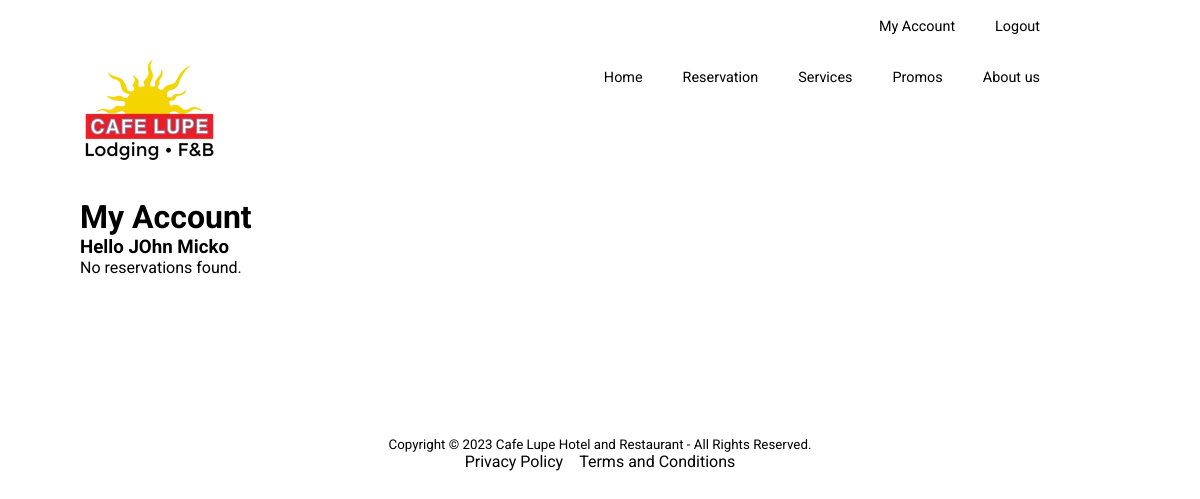
The app's page /my-account.php (signed in), older data.
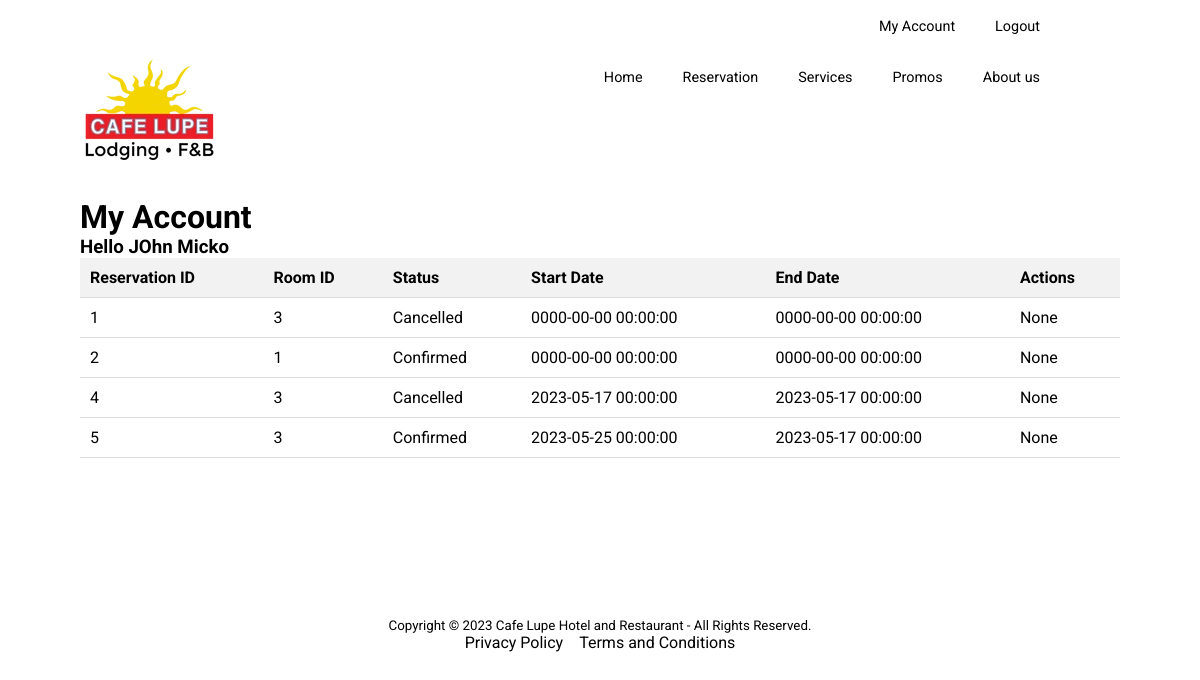
The same page, newer data.
### tables this page shows
CREATE TABLE `reservations` (
  `id` int(11) NOT NULL,
  `customer_id` int(11) NOT NULL,
  `room_id` int(11) NOT NULL,
  `start_date` datetime NOT NULL,
  `end_date` datetime DEFAULT NULL,
  `num_of_guests` int(11) NOT NULL DEFAULT 2,
  `total_price` int(11) NOT NULL,
  `status` varchar(255) NOT NULL DEFAULT 'pending',
  `created_at` datetime DEFAULT current_timestamp(),
  `updated_at` datetime DEFAULT current_timestamp()
);

### php/models/Reservation.php (called while the page is built, shortened)
<?php
class Reservation
{
        private $table = 'reservations';
        private $conn;
        public function __construct($db)
        {
                $this->conn = $db;
        }
        public function getReservationsByCustomerId($customer_id)
        {
                $query = "SELECT * FROM {$this->table} WHERE customer_id = :customer_id";
                $stmt = $this->conn->prepare($query);
                $stmt->bindValue(':customer_id', $customer_id);
                $stmt->execute();
                $reservations = array();
                while ($row = $stmt->fetch(PDO::FETCH_ASSOC)) {
                        $reservations[] = $row;
                }
                return $reservations;
        }
}

### php/models/User.php (called while the page is built, shortened)
<?php
class User
{
    private $table = 'users';
    private $conn;
    public function __construct($db)
    {
        $this->conn = $db;
    }
    public function read($id)
    {
        $c = $id != null ? "WHERE id = '{$id}'" : "";
        $query = "SELECT * FROM {$this->table} {$c};";
        $stmt = $this->conn->prepare($query);
        $stmt->execute();
        return $stmt;
    }
}

### my-account.php (the view, shortened to what this page needs)
<?php
require_once "php/config/Database.php";
require_once "php/models/Reservation.php";
require_once "php/models/User.php";
$database = new Database();
$db = $database->connect();
$reservation = new Reservation($db);
$customer_id = $_SESSION['id'] ?? null;
$reservations = $reservation->getReservationsByCustomerId($customer_id);
$userObj = new User($db);
$user = $userObj->read($customer_id)->fetch(PDO::FETCH_ASSOC);
$fname = $user['firstname'];
$table = '';
if (count($reservations) > 0) {
    $table .= '<table>
        <tr>
            <th>Reservation ID</th>
            <th>Room ID</th>
            <th>Status</th>
            <th>Start Date</th>
            <th>End Date</th>
            <th>Actions</th>
        </tr>';
    foreach ($reservations as $reservation) {
        $cancelBtn = $reservation["status"] == "pending"  ? <<<TD
            <button class="cancel-btn" onclick="confirmCancel('{$reservation['id']}')">Cancel</button>
            <button class="pay-btn" onclick="payReservation({$reservation['id']})">Pay</button>
            TD : "None";
        $table .= '<tr>
            <td>' . $reservation['id'] . '</td>
            <td>' . $reservation['room_id'] . '</td>
            <td>' . $reservation['status'] . '</td>
            <td>' . $reservation['start_date'] . '</td>
            <td>' . $reservation['end_date'] . '</td>
            <td>' . $cancelBtn . '</td>
        </tr>';
    }
    $table .= '</table>';
} else {
    $table = '<p>No reservations found.</p>';
}
$content = <<<CONTENT
    <h1>My Account</h1>
    <div>
        <h3>
            Hello $fname
        </h3>
    </div>
    <div id="cancel-modal" class="modal">
        <div class="modal-content">
            <span class="close" onclick="closeModal()">&times;</span>
            <p>Are you sure you want to cancel this reservation?</p>
            <div class="modal-buttons">
                <button class="modal-btn" onclick="cancelReservation()">Yes</button>
                <button class="modal-btn" onclick="closeModal()">No</button>
            </div>
        </div>
    </div>
    $table
    <script>
        function confirmCancel(reservationId) {
            document.getElementById('cancel-modal').style.display = 'block';
            // Pass the reservation ID to the cancelReservation function
            document.getElementById('cancel-modal').dataset.reservationId = reservationId;
        }
        function closeModal() {
            document.getElementById('cancel-modal').style.display = 'none';
        }
        function cancelReservation() {
            const reservationId = document.getElementById('cancel-modal').dataset.reservationId;
            // Redirect to the cancel.php page with the reservation ID
            window.location.href = 'php/functions/reservation/cancel.php?id=' + reservationId;
        }
        function payReservation(reservationId) {
            window.location.href = "payments.php?id=" + reservationId;
        }
    </script>
CONTENT;
?>
<?php
include 'templates/default.php';
?>

Row changes from the older to the newer data that the page shows:
added reservations: id "1", room "3", status "Cancelled", start_date "0000-00-00 00:00:00", end_date "0000-00-00 00:00:00", shows "None"
added reservations: id "2", room "1", status "Confirmed", start_date "0000-00-00 00:00:00", end_date "0000-00-00 00:00:00", shows "None"
added reservations: id "4", room "3", status "Cancelled", start_date "2023-05-17 00:00:00", end_date "2023-05-17 00:00:00", shows "None"
added reservations: id "5", room "3", status "Confirmed", start_date "2023-05-25 00:00:00", end_date "2023-05-17 00:00:00", shows "None"
Text that changed along with them:
text no longer shown: "No reservations found."
text now shown: "Reservation ID Room ID Status Start Date End Date Actions"
